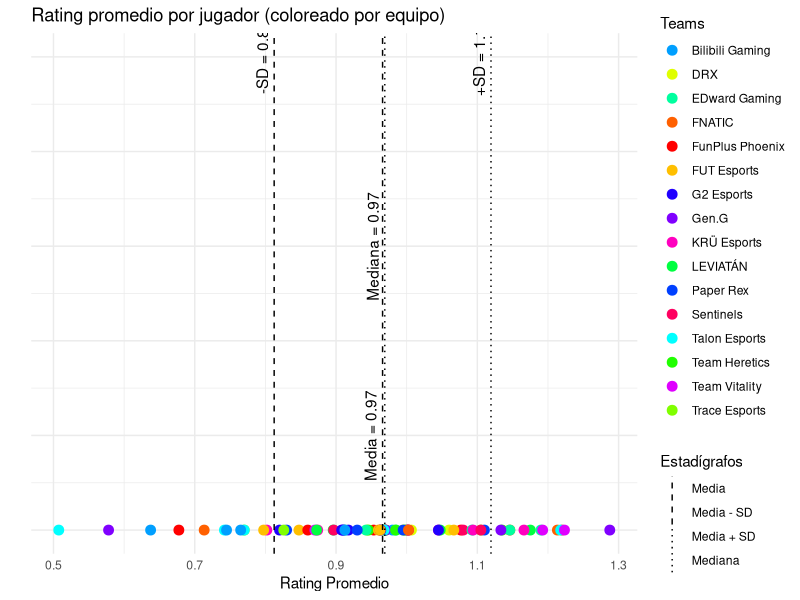

Write R code to recreate this figure.
library(dplyr)
library(ggplot2)
library(RColorBrewer)


df <- read.csv("vct_2024/players_stats/players_stats.csv")
df <- subset(df, Tournament == "Valorant Champions 2024" & Stage == "All Stages")


df_promedios <- df %>%
  group_by(Player, Teams) %>%
  summarise(Rating = mean(Rating, na.rm = TRUE), .groups = "drop")


media <- mean(df_promedios$Rating, na.rm = TRUE)
mediana <- median(df_promedios$Rating, na.rm = TRUE)
sd_val <- sd(df_promedios$Rating, na.rm = TRUE)

lineas <- data.frame(
  xintercept = c(media, mediana, media + sd_val, media - sd_val),
  tipo = c("Media", "Mediana", "Media + SD", "Media - SD")
)


equipos <- unique(df_promedios$Teams)
colores <- if (length(equipos) > 12) rainbow(length(equipos)) else brewer.pal(length(equipos), "Set3")
color_equipo <- setNames(colores, equipos)


if (!dir.exists("graficos")) dir.create("graficos")


jpeg("graficos/rating_promedio.jpg", width = 1000, height = 500, quality = 100)

ggplot(df_promedios, aes(x = Rating, y = 0, color = Teams)) +
  geom_point(size = 3) +
  scale_color_manual(values = color_equipo) +
  geom_vline(data = lineas, aes(xintercept = xintercept, linetype = tipo), color = "black") +
  scale_linetype_manual(name = "Estadígrafos", values = c("dashed", "dashed", "dotted", "dotted")) +

  annotate("text", x = media, y = 0.1, label = sprintf("Media = %.2f", media), angle = 90, vjust = -0.5, color = "black") +
  annotate("text", x = mediana, y = 0.3, label = sprintf("Mediana = %.2f", mediana), angle = 90, vjust = -0.5, color = "black") +
  annotate("text", x = media + sd_val, y = 0.5, label = sprintf("+SD = %.2f", media + sd_val), angle = 90, vjust = -0.5, color = "black") +
  annotate("text", x = media - sd_val, y = 0.5, label = sprintf("-SD = %.2f", media - sd_val), angle = 90, vjust = -0.5, color = "black") +
  labs(title = "Rating promedio por jugador (coloreado por equipo)",
       x = "Rating Promedio", y = "") +
  theme_minimal() +
  theme(axis.text.y = element_blank(), axis.ticks.y = element_blank())

dev.off()
